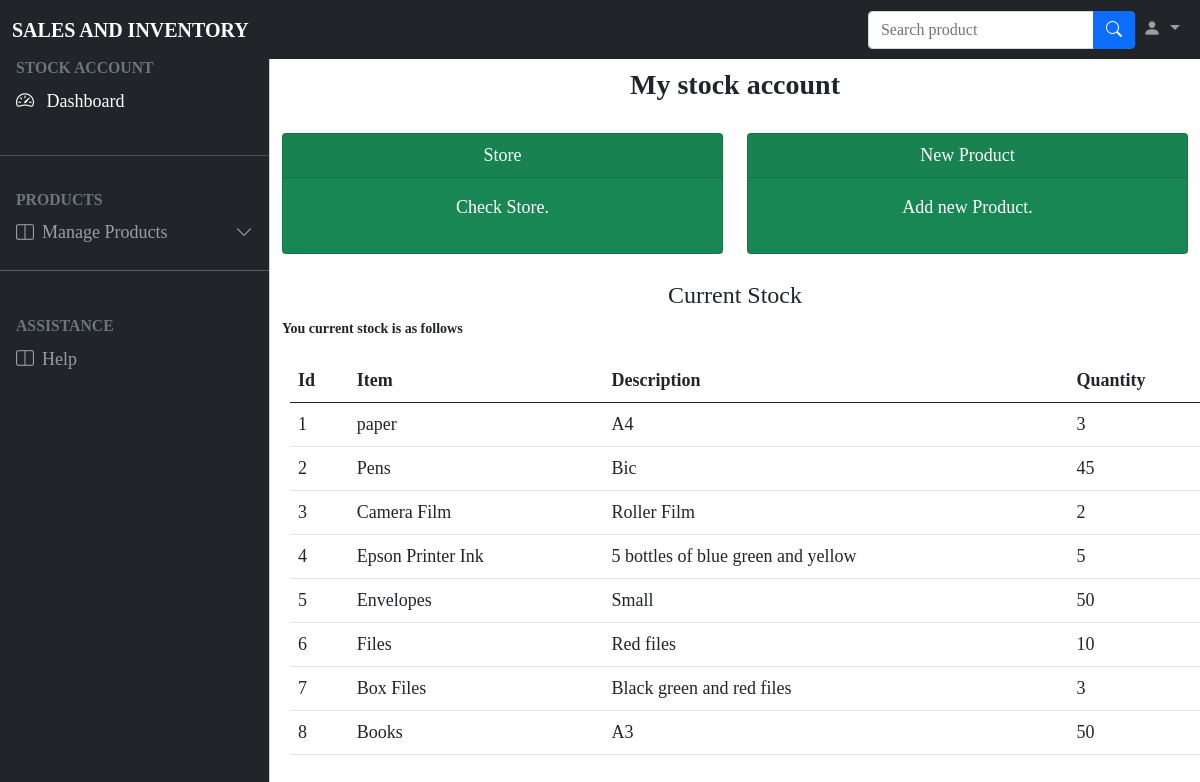
/stockmanager.php (signed in), run on the app's committed database.
### tables this page shows
CREATE TABLE `stock` (
  `id` int(11) NOT NULL,
  `name` varchar(50) NOT NULL,
  `descri` varchar(50) NOT NULL,
  `qtty` int(50) NOT NULL
);

### stockmanager.php (the view, shortened to what this page needs)
<!DOCTYPE html>
<html>
<head>
	<link rel="stylesheet" type="text/css" href="bootstrap-5.0.2-dist/css/bootstrap.min.css">
	<link rel="stylesheet" type="text/css" href="DataTables/datatables.min.css"/>
	<link rel="stylesheet" href="https://cdn.jsdelivr.net/npm/bootstrap-icons@1.8.3/font/bootstrap-icons.css">
	<link rel="stylesheet" type="text/css" href="bootstrap-5.0.2-dist/css/style.css">
</head>
<body class="" style="font-family:cursive;font-size: large;">
	<nav class="navbar navbar-expand-lg navbar-dark bg-dark fixed-top">
	  <div class="container-fluid">
	    <a class="navbar-brand fw-bold text-uppercase me-auto" href="#">Sales and Inventory</a>
	    <div class="collapse navbar-collapse" id="navbarSupportedContent">
	      <form class="d-flex ms-auto" role="search">
	      	<div class="input-group my-3 my-lg-0">
	        	<input type="text" class="form-control" placeholder="Search product" aria-label="Recipient's username" aria-describedby="button-addon2">
			  	<button class="btn btn-primary" type="button" id="button-addon2"><i class="bi bi-search"></i></button>
			</div>
	      </form>
	      <ul class="navbar-nav mb-2 mb-lg-0">
	      	<li class="nav-item dropdown">
	          <a class="nav-link dropdown-toggle" href="#" id="navbarDropdown" role="button" data-bs-toggle="dropdown" aria-expanded="false">
	            <i class="bi bi-person-fill"></i>
	          </a>
	        </li>
	      </ul>
	    </div>
	  </div>
	</nav>
	<div class="offcanvas offcanvas-start sidebar-nav bg-dark text-white" tabindex="-1" id="offcanvasExample" aria-labelledby="offcanvasExampleLabel">
	  <div class="offcanvas-body p-0">
	  	<nav class="navbar-dark">
	  		<ul class="navbar-nav">
	  			<li>
	  				<div class="text-muted small fw-bold text-uppercase px-3">Stock account
	  				</div>
	  			</li>
	  			<li>
	  				<a href="#" class="nav-link px-3 active">
	  				<span class="me-2">
	  					<i class="bi bi-speedometer2"></i>
	  				</span>
	  				<span>Dashboard</span>
	  				</a>
	  			</li>
	  			<li class="my-4">
	  				<hr class="dropdown-divider">
	  			</li>
	  			<li>
	  				<div class="text-muted small fw-bold text-uppercase px-3">Products
	  				</div>
	  			</li>
	  			<li>
	  				<a class="nav-link px-3 sidebar-link" data-bs-toggle="collapse" href="#collapseExample" role="button" aria-expanded="false" aria-controls="collapseExample">
				    <span class="me-2">
	  					<i class="bi bi-layout-split"></i>
	  				</span>
	  				<span>Manage Products</span>
	  				<span class="right-icon ms-auto"><i class="bi bi-chevron-down"></i></span>
				  	</a>
				</li><hr><br>
				<li>
	  				<div class="text-muted small fw-bold text-uppercase px-3">Assistance
	  				</div>
	  			</li>
				<li>
	  				<a class="nav-link px-3 sidebar-link"  href="#collapseExample" role="button" aria-expanded="false" aria-controls="collapseExample">
				    <span class="me-2">
	  					<i class="bi bi-layout-split"></i>
	  				</span>
	  				<span>Help</span>
				  	</a>
				</li><br>
	  		</ul>
	  	</nav>
	  </div>
	</div>
	<main class="mt-5 pt-3">
		<div class="container-fluid" id="container">
			<div class="row">
				<div class="col-md-12 fw-bold fs-3 text-center">My stock account</div>
			</div><br>
			<div class="row">
				<div class="col" >
					<div class="card text-white bg-success mb-3 h-100"  >
						<div class="card-header text-center" >Store</div>
						  <div class="card-body">
						    <p class="card-text text-center">Check Store.</p>
						  </div>
					</div>
				</div>
				<div class="col">
					<div class="card text-white bg-success mb-3 h-100" >
						<div class="card-header text-center">New Product</div>
						  <div class="card-body">
						    <p class="card-text text-center">Add new Product.</p>
						  </div>
					</div>
				</div>
			</div><br>
			<div class="row">
				<table class="table caption-top" style="margin: 20px;">
				  <h4 class="text-center">Current Stock</h4>
				  <thead>
				    <tr>
				      <th scope="col">Id</th>
				      <th scope="col">Item</th>
				      <th scope="col">Description</th>
				      <th scope="col">Quantity</th>
				    </tr>
				  </thead>
				  <tbody>
				    <?php
		            include("config.php");
		            $mydb ="SELECT * FROM  stock";
		            $run=mysqli_query($dbconn,$mydb);
		            if(mysqli_num_rows($run) > 0){
		                echo "<div style='font-size:14px;'>"."<b>"."You current stock is as  follows"."</b>"."<div>";
		            	$a =0;
		                while($row=mysqli_fetch_array($run)){
		                    $name=$row[1];
		                    $descri  =$row[2];
		                    $qtty =$row[3];
		                    $a+=1;
		                  echo '<tr>';
		                    echo'<td>' . $a.'</td>';
		                    echo'<td>' .$name.'</td>';
		                    echo'<td>' .$descri.'</td>';
		                    echo'<td>' .$qtty.'</td>';
		                  echo '</tr>';
		                }
		            }else{
		            echo "<h3 >You have no current stock</h3>";
		            }
		            ?>
				  </tbody>
				</table>
			</div>
		</div>
	</main>
</body>
</html>

### stockmanager.php (style rules this page uses)
a { text-decoration: none; color: white; }

### data on the page
stock: name "paper", descri "A4", qtty "3"
stock: name "Pens", descri "Bic", qtty "45"
stock: name "Camera Film", descri "Roller Film", qtty "2"
stock: name "Epson Printer Ink", descri "5 bottles of blue green and yellow", qtty "5"
stock: name "Envelopes", descri "Small", qtty "50"
stock: name "Files", descri "Red files", qtty "10"
stock: name "Box Files", descri "Black green and red files", qtty "3"
stock: name "Books", descri "A3", qtty "50"
